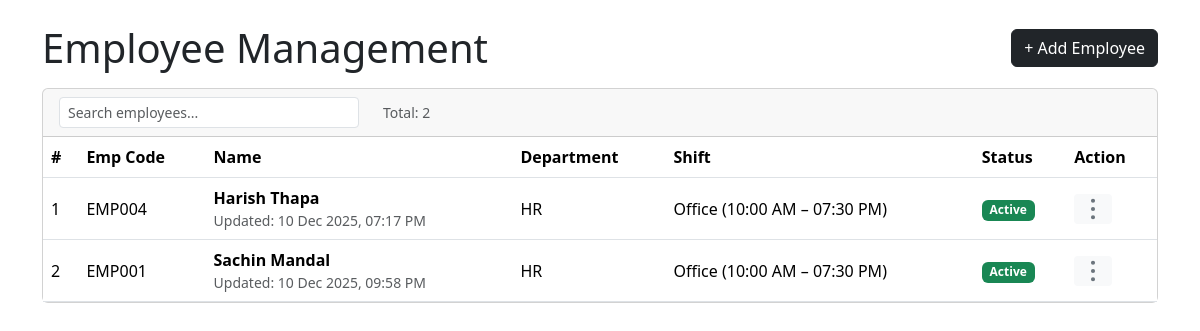
/admin/hr/employees_list.php?error=invalid, run on an earlier commit of the app's database.
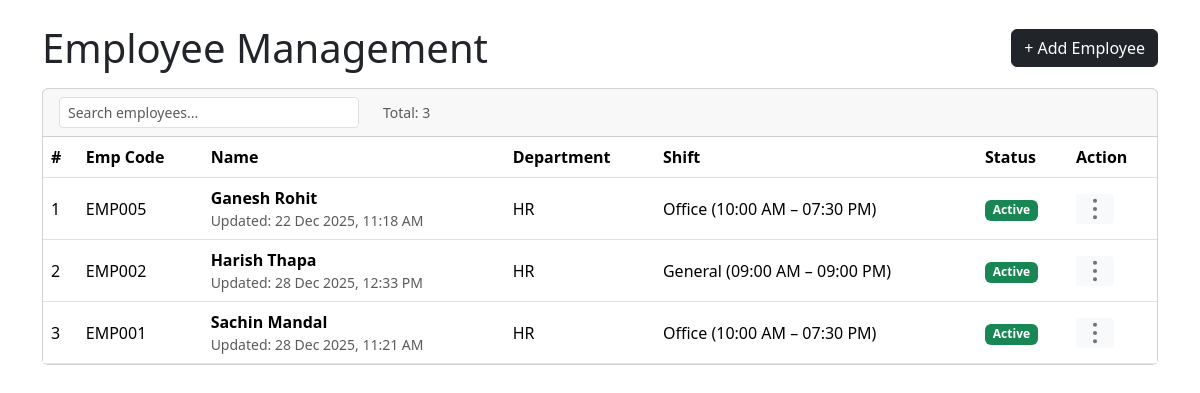
And on a later commit of the database.
### tables this page shows
CREATE TABLE IF NOT EXISTS `employees` (
  `id` int NOT NULL AUTO_INCREMENT,
  `emp_code` varchar(20) NOT NULL,
  `name` varchar(100) NOT NULL,
  `mobile` varchar(20) DEFAULT NULL,
  `email` varchar(100) DEFAULT NULL,
  `dob` date DEFAULT NULL,
  `department_id` int DEFAULT NULL,
  `designation_id` int DEFAULT NULL,
  `shift_id` int DEFAULT NULL,
  `default_working_from` varchar(50) DEFAULT '',
  `weekoff_days` varchar(100) DEFAULT NULL,
  `joining_date` date DEFAULT NULL,
  `updated_at` timestamp NULL DEFAULT NULL,
  `device_id` varchar(100) DEFAULT NULL,
  `status` tinyint(1) DEFAULT '1',
  `created_at` timestamp NOT NULL DEFAULT CURRENT_TIMESTAMP,
  PRIMARY KEY (`id`),
  KEY `department_id` (`department_id`),
  KEY `designation_id` (`designation_id`)
);

CREATE TABLE IF NOT EXISTS `departments` (
  `id` int NOT NULL AUTO_INCREMENT,
  `department_name` varchar(100) NOT NULL,
  `created_at` timestamp NOT NULL DEFAULT CURRENT_TIMESTAMP,
  `updated_at` timestamp NULL DEFAULT NULL,
  PRIMARY KEY (`id`)
);

CREATE TABLE IF NOT EXISTS `shifts` (
  `id` int NOT NULL AUTO_INCREMENT,
  `shift_name` varchar(50) NOT NULL,
  `start_time` time NOT NULL,
  `end_time` time NOT NULL,
  `lunch_start` time DEFAULT NULL,
  `lunch_end` time DEFAULT NULL,
  `early_clock_in_before` int NOT NULL DEFAULT '0',
  `late_mark_after` int NOT NULL,
  `half_day_after` int NOT NULL,
  `total_punches` int NOT NULL,
  `created_at` timestamp NOT NULL DEFAULT CURRENT_TIMESTAMP,
  `updated_at` timestamp NULL DEFAULT NULL,
  PRIMARY KEY (`id`)
);

### admin/hr/employees_list.php (the view, shortened to what this page needs)
<!DOCTYPE html>
<html lang="en">
<head>
  <link href="https://cdn.jsdelivr.net/npm/bootstrap@5.3.3/dist/css/bootstrap.min.css" rel="stylesheet">
</head>
<body>
<?php
include '../config/db.php';
$sql = "
SELECT e.*, d.department_name, s.shift_name, s.start_time, s.end_time
FROM employees e
LEFT JOIN departments d ON d.id = e.department_id
LEFT JOIN shifts s ON s.id = e.shift_id
ORDER BY e.id DESC
";
$result = $con->query($sql);
?>
<div class="container py-4">
  <div class="d-flex justify-content-between align-items-center mb-3">
    <h1 class="section-title mb-0">Employee Management</h1>
    <a href="add_employee.php" class="btn btn-dark">+ Add Employee</a>
  </div>
  <div class="card card-main">
    <div class="card-header card-main-header d-flex flex-column flex-md-row justify-content-between align-items-md-center gap-2">
      <div class="d-flex align-items-center gap-3 w-100">
        <div class="w-100" style="max-width:300px;">
          <input type="search" id="employeeSearch" class="form-control form-control-sm" placeholder="Search employees...">
        </div>
        <small class="text-muted ms-2">Total: <?php echo $result ? $result->num_rows : 0; ?></small>
      </div>
    </div>
    <div class="table-responsive">
      <table class="table table-hover align-middle mb-0">
        <thead id="employeeTableHead">
          <tr class="text-nowrap">
            <th>#</th>
            <th>Emp Code</th>
            <th>Name</th>
            <th>Department</th>
            <th>Shift</th>
            <th>Status</th>
            <th>Action</th>
          </tr>
        </thead>
        <tbody id="employeeTableBody">
        <?php
        $i = 1;
        if ($result && $result->num_rows > 0) {
          while ($row = $result->fetch_assoc()) {
            $department = $row["department_name"] ?? "-";
            $shiftName = "-";
            if (!empty($row['shift_name'])) {
              $startDisp = $row['start_time'] ? date('h:i A', strtotime($row['start_time'])) : "";
              $endDisp   = $row['end_time']   ? date('h:i A', strtotime($row['end_time']))   : "";
              $shiftName = $row['shift_name'] . (($startDisp && $endDisp) ? " ($startDisp – $endDisp)" : "");
            }
            $isActive  = (int)($row['status'] ?? 1) === 1;
            $updatedTs = $row['updated_at'] ?? $row['created_at'] ?? null;
            $updated   = $updatedTs ? date('d M Y, h:i A', strtotime($updatedTs)) : '-';
        ?>
          <tr class="text-nowrap">
            <td><?php echo $i++; ?></td>
            <td><?php echo htmlspecialchars($row['emp_code'] ?? ''); ?></td>
            <td>
              <div class="fw-semibold"><?php echo htmlspecialchars($row['name'] ?? ''); ?></div>
              <div class="small text-muted">Updated: <?php echo $updated; ?></div>
            </td>
            <td><?php echo htmlspecialchars($department); ?></td>
            <td><?php echo htmlspecialchars($shiftName); ?></td>
            <td>
              <span class="badge bg-<?php echo $isActive ? 'success' : 'secondary'; ?>">
                <?php echo $isActive ? 'Active' : 'Inactive'; ?>
              </span>
            </td>
            <td>
              <div class="dropdown">
                <button class="btn btn-sm btn-light border-0 px-2 py-1 d-flex align-items-center justify-content-center" type="button" id="actionMenu<?php echo $row['id']; ?>" data-bs-toggle="dropdown" aria-expanded="false" style="box-shadow:none;">
                  <svg xmlns="http://www.w3.org/2000/svg" width="22" height="22" fill="currentColor" class="bi bi-three-dots-vertical text-secondary" viewBox="0 0 16 16">
                    <path d="M9.5 2a1.5 1.5 0 1 1-3 0 1.5 1.5 0 0 1 3 0zm0 6a1.5 1.5 0 1 1-3 0 1.5 1.5 0 0 1 3 0zm0 6a1.5 1.5 0 1 1-3 0 1.5 1.5 0 0 1 3 0z"/>
                  </svg>
                </button>
              </div>
            </td>
          </tr>
        <?php
          }
        } ?>
        </tbody>
      </table>
    </div>
  </div>
</body>

What changed in the data, as far as the page shows it:
added employees: emp_code "EMP005", name "Ganesh Rohit", updated "22 Dec 2025, 11:18 AM", department.department_name "HR", shift.end_time "Office (10:00 AM – 07:30 PM)", status "Active"
changed employees "Harish Thapa": emp_code "EMP004" → "EMP002"; updated_at "10 Dec 2025, 07:17 PM" → "28 Dec 2025, 12:33 PM"; shift.end_time "Office (10:00 AM – 07:30 PM)" → "General (09:00 AM – 09:00 PM)"
changed employees "EMP001": updated_at "10 Dec 2025, 09:58 PM" → "28 Dec 2025, 11:21 AM"
Also different on the page:
$result->num_rows: "2" → "3"
